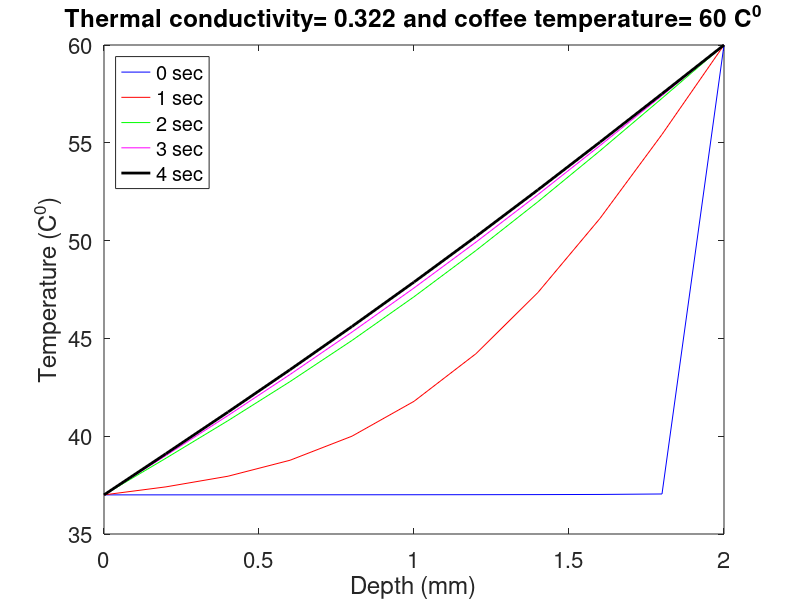
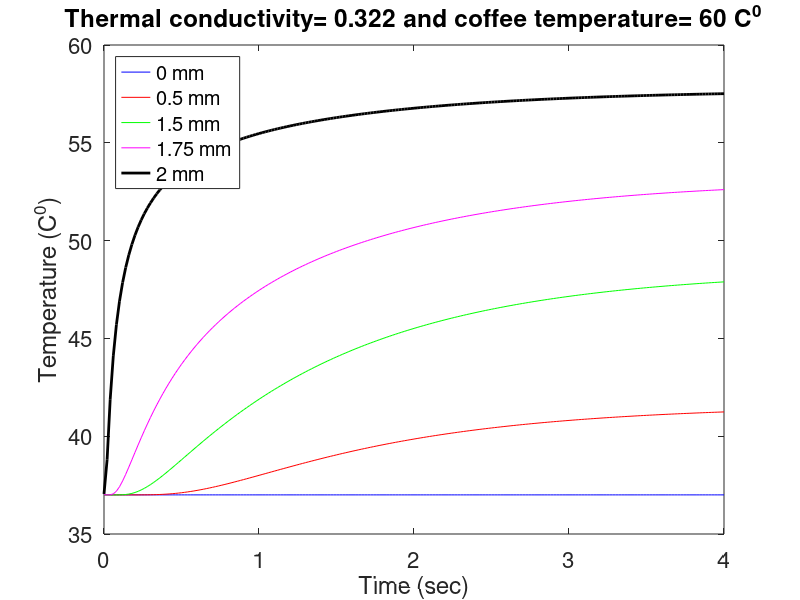

Recreate these plots in MATLAB, in order.

clear all;
close all;

                    %%%Analytical Solution

%initialise spacetime variables
%space 
L = 2; %skin depth
dx = 0.2   ; %space step
nx = L/dx; %number of space points
x = 0:dx:L; %space variable
%time 
Time = 4; %maximum time 
dt = 0.02; %time step
nt = Time/dt; %number of time points
t = 0:dt:Time; %time variable

%themral conductivity
%k = 0.209; %epidermis dominated effect
k = 0.322; %dermis dominated effect

%Define boundary temperatures
%body temperature 
Tbody_C = 37; %in celsius 
Tbody_K = Tbody_C + 273.15; %kelvin
%coffee temperature 1
Tcoffee_C = 60; %in celsius
Tcoffee_K = Tcoffee_C + 273.15; %kelvin
%coffee temperature 2
% Tcoffee_C = 82; %in celsius
% Tcoffee_K = Tcoffee_C + 273.15; %kelvin

%Define anonymous functions
C_n = @(Tbody_K,Tcoffee_K,n) 2*(Tcoffee_K-Tbody_K)*((-1)^n)/(pi*n);
C_0 = @(Tbody_K,Tcoffee_K,x) (Tcoffee_K-Tbody_K)*x/L+Tbody_K;
Tn = @(n,x,t,k,Tbody_K,Tcoffee_K) C_n(Tbody_K,Tcoffee_K,n).*sin(n*pi*x/L).*exp(-k*t*(n*pi/(L))^2);

%Define a mesh for space and time
[X,T] = meshgrid(x,t);

%initialise the sum to zero
Tsum = zeros(size(C_0(Tcoffee_K,Tbody_K,X)));
%use definite loop instead of indefinite sum
for i=1:1000
    Tsum = Tsum + Tn(i,X,T,k,Tbody_K,Tcoffee_K);%computing the sum
end

%compute the final solution
Tsol = C_0(Tbody_K,Tcoffee_K,X)+Tsum;

%convert the solution to celsius
Tsol = (Tsol-273.15)';

%plotting
%for different time steps
figure(1)
plot(x,Tsol(:,1),'b',x,Tsol(:,50),'r',x,Tsol(:,150),'g',...
    x,Tsol(:,175),'m',x,Tsol(:,200),'k','LineWidth',2)
xlabel('Depth (mm)')
ylabel('Temperature (C^0)')
title(['Thermal conductivity= ', num2str(k), ' and coffee temperature= ', ...
    num2str(Tcoffee_C),' C^0'])
legend('0 sec','1 sec','2 sec','3 sec','4 sec','Location','NorthWest')
set(gca,'FontSize',16)

figure(2)
plot(t,Tsol(1,:),'b',t,Tsol(3,:),'r',t,Tsol(6,:),'g',...
    t,Tsol(8,:),'m',t,Tsol(10,:),'k','LineWidth',2)
xlabel('Time (sec)')
ylabel('Temperature (C^0)')
title(['Thermal conductivity= ', num2str(k), ' and coffee temperature= ', ...
    num2str(Tcoffee_C),' C^0'])
legend('0 mm','0.5 mm','1.5 mm','1.75 mm','2 mm','Location','NorthWest')
set(gca,'FontSize',16)


%                     %%%Numerical Solution
% %initialise numerical variables
% %space 
% L = 2; %skin depth
% dx = 0.2; %space step
% nx = L/dx; %number of space points
% x = linspace(0,L,nx); %space variable
% %time 
% Time = 4; %maximum time 
% dt = 0.02; %time step
% nt = Time/dt; %number of time points
% t = linspace(0,Time,nt); %time variable
% 
% %themral conductivity
% %k = 0.209; %epidermis dominated effect
% k = 0.322; %dermis dominated effect
% 
% %CFL number to ensure stability (less or equal to 0.5)
% CFL = dt/dx^2;
% 
% %Define boundary temperatures
% %body temperature 
% Tbody_C = 37; %in celsius 
% Tbody_K = Tbody_C + 273.15; %kelvin
% %coffee temperature 1
% Tcoffee_C = 60; %in celsius
% Tcoffee_K = Tcoffee_C + 273.15; %kelvin
% %coffee temperature 2
% % Tcoffee_C = 82; %in celsius
% % Tcoffee_K = Tcoffee_C + 273.15; %kelvin
% 
% %initial condition
% Tini = zeros(nx,1);
% Tini(:,1) = Tbody_K;
% 
% %boundary conditions
% %BC at x=0
% T0 = zeros(1,nt); %define a vector
% T0(1,:) = Tbody_K; 
% %BC at x=L
% TL = zeros(1,nt); %define a vector
% TL(1,:) = Tcoffee_K;
% 
% %construct the solution matrix
% Tsol = zeros(nx,nt); %define the dimensions of the solution matrix
% Tsol(1,:) = T0; %insert the first BC
% Tsol(nx,:) = TL; %insert the second BC
% Tsol(:,1) = Tini; %insert the IC
% 
% %set up the iteration process for forward Euler method
% for j = 1:nt-1 
%     for i = 2:nx-1
%         Tsol(i,j+1) = Tsol(i,j) + k * CFL *(Tsol(i+1,j)-2*Tsol(i,j)+Tsol(i-1,j));
%     end
% end
% 
% %convert the solution to celsius
% Tsol = Tsol-273.15;
% 
% %plotting
% %for different time steps
% figure(1)
% plot(x,Tsol(:,1),'b',x,Tsol(:,50),'r',x,Tsol(:,100),'g',...
%     x,Tsol(:,150),'m',x,Tsol(:,200),'k','LineWidth',2)
% xlabel('Depth (mm)')
% ylabel('Temperature (C^0)')
% title(['Thermal conductivity= ', num2str(k), ' and coffee temperature= ', ...
%     num2str(Tcoffee_C),' C^0'])
% legend('0 sec','1 sec','2 sec','3 sec','4 sec','Location','NorthWest')
% set(gca,'FontSize',16)
% 
% figure(2)
% plot(t,Tsol(1,:),'b',t,Tsol(3,:),'r',t,Tsol(6,:),'g',...
%     t,Tsol(8,:),'m',t,Tsol(10,:),'k','LineWidth',2)
% xlabel('Time (sec)')
% ylabel('Temperature (C^0)')
% title(['Thermal conductivity= ', num2str(k), ' and coffee temperature= ', ...
%     num2str(Tcoffee_C),' C^0'])
% legend('0 mm','0.5 mm','1.5 mm','1.75 mm','2 mm','Location','NorthWest')
% set(gca,'FontSize',16)
% 
% 


